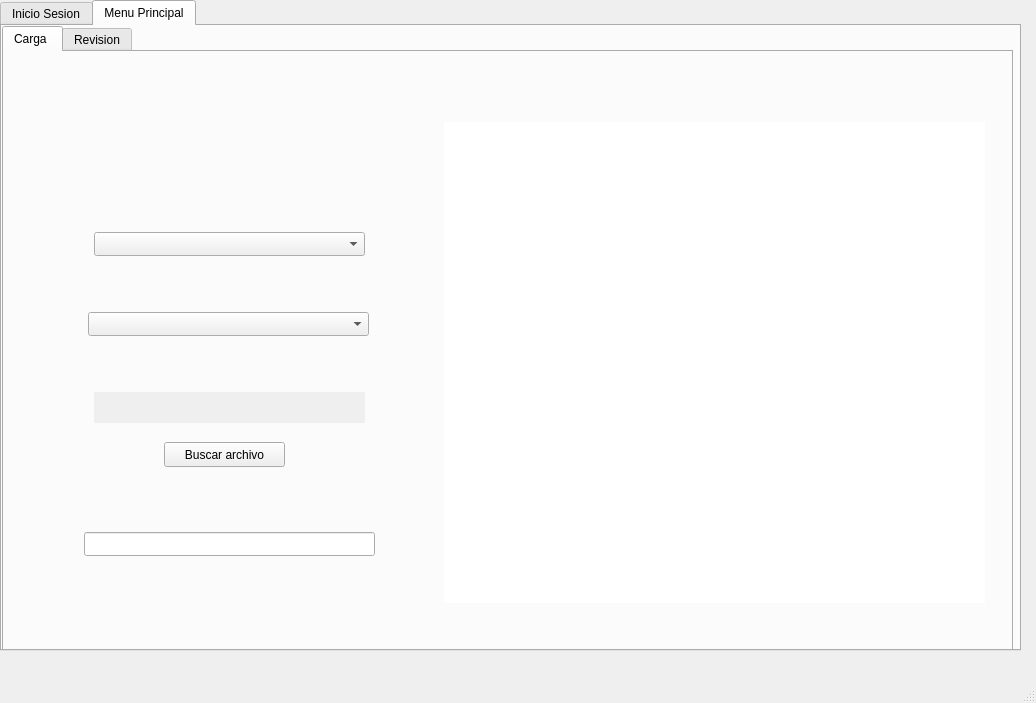
<?xml version="1.0" encoding="UTF-8"?>
<ui version="4.0">
 <class>cframe</class>
 <widget class="QMainWindow" name="cframe">
  <property name="geometry">
   <rect>
    <x>0</x>
    <y>0</y>
    <width>1036</width>
    <height>703</height>
   </rect>
  </property>
  <property name="windowTitle">
   <string>cframe</string>
  </property>
  <widget class="QWidget" name="centralwidget">
   <widget class="QTabWidget" name="tabCentral">
    <property name="geometry">
     <rect>
      <x>0</x>
      <y>0</y>
      <width>1021</width>
      <height>651</height>
     </rect>
    </property>
    <property name="minimumSize">
     <size>
      <width>1011</width>
      <height>0</height>
     </size>
    </property>
    <property name="layoutDirection">
     <enum>Qt::LeftToRight</enum>
    </property>
    <property name="currentIndex">
     <number>1</number>
    </property>
    <widget class="QWidget" name="InicioSesion_Tab">
     <attribute name="title">
      <string>Inicio Sesion</string>
     </attribute>
     <widget class="QLabel" name="imagenfondo">
      <property name="geometry">
       <rect>
        <x>0</x>
        <y>0</y>
        <width>1021</width>
        <height>641</height>
       </rect>
      </property>
      <property name="text">
       <string/>
      </property>
      <property name="pixmap">
       <pixmap resource="Imagenes.qrc">:/Imagenes/FondoSilabos.png</pixmap>
      </property>
      <property name="scaledContents">
       <bool>true</bool>
      </property>
     </widget>
     <widget class="QLineEdit" name="txtusuario">
      <property name="geometry">
       <rect>
        <x>130</x>
        <y>290</y>
        <width>251</width>
        <height>31</height>
       </rect>
      </property>
      <property name="palette">
       <palette>
        <active>
         <colorrole role="Base">
          <brush brushstyle="SolidPattern">
           <color alpha="255">
            <red>239</red>
            <green>239</green>
            <blue>239</blue>
           </color>
          </brush>
         </colorrole>
        </active>
        <inactive>
         <colorrole role="Base">
          <brush brushstyle="SolidPattern">
           <color alpha="255">
            <red>239</red>
            <green>239</green>
            <blue>239</blue>
           </color>
          </brush>
         </colorrole>
        </inactive>
        <disabled>
         <colorrole role="Base">
          <brush brushstyle="SolidPattern">
           <color alpha="255">
            <red>240</red>
            <green>240</green>
            <blue>240</blue>
           </color>
          </brush>
         </colorrole>
        </disabled>
       </palette>
      </property>
      <property name="autoFillBackground">
       <bool>false</bool>
      </property>
      <property name="frame">
       <bool>false</bool>
      </property>
      <property name="clearButtonEnabled">
       <bool>false</bool>
      </property>
     </widget>
     <widget class="QLineEdit" name="txcontrasea">
      <property name="geometry">
       <rect>
        <x>130</x>
        <y>360</y>
        <width>251</width>
        <height>31</height>
       </rect>
      </property>
      <property name="palette">
       <palette>
        <active>
         <colorrole role="Base">
          <brush brushstyle="SolidPattern">
           <color alpha="255">
            <red>239</red>
            <green>239</green>
            <blue>239</blue>
           </color>
          </brush>
         </colorrole>
        </active>
        <inactive>
         <colorrole role="Base">
          <brush brushstyle="SolidPattern">
           <color alpha="255">
            <red>239</red>
            <green>239</green>
            <blue>239</blue>
           </color>
          </brush>
         </colorrole>
        </inactive>
        <disabled>
         <colorrole role="Base">
          <brush brushstyle="SolidPattern">
           <color alpha="255">
            <red>240</red>
            <green>240</green>
            <blue>240</blue>
           </color>
          </brush>
         </colorrole>
        </disabled>
       </palette>
      </property>
      <property name="autoFillBackground">
       <bool>false</bool>
      </property>
      <property name="frame">
       <bool>false</bool>
      </property>
      <property name="echoMode">
       <enum>QLineEdit::Password</enum>
      </property>
      <property name="clearButtonEnabled">
       <bool>false</bool>
      </property>
     </widget>
     <widget class="QPushButton" name="botonlogearse">
      <property name="geometry">
       <rect>
        <x>120</x>
        <y>430</y>
        <width>211</width>
        <height>41</height>
       </rect>
      </property>
      <property name="text">
       <string/>
      </property>
      <property name="flat">
       <bool>true</bool>
      </property>
     </widget>
     <widget class="QPushButton" name="TokenBtn">
      <property name="geometry">
       <rect>
        <x>340</x>
        <y>440</y>
        <width>41</width>
        <height>31</height>
       </rect>
      </property>
      <property name="text">
       <string/>
      </property>
      <property name="flat">
       <bool>true</bool>
      </property>
     </widget>
    </widget>
    <widget class="QWidget" name="MenuPrin_Tab">
     <attribute name="title">
      <string>Menu Principal</string>
     </attribute>
     <widget class="QTabWidget" name="TabIngresar">
      <property name="geometry">
       <rect>
        <x>0</x>
        <y>0</y>
        <width>1011</width>
        <height>631</height>
       </rect>
      </property>
      <property name="focusPolicy">
       <enum>Qt::TabFocus</enum>
      </property>
      <property name="layoutDirection">
       <enum>Qt::LeftToRight</enum>
      </property>
      <property name="currentIndex">
       <number>0</number>
      </property>
      <widget class="QWidget" name="tab_4">
       <attribute name="title">
        <string>Carga </string>
       </attribute>
       <widget class="QLineEdit" name="CodigoAgregar">
        <property name="geometry">
         <rect>
          <x>90</x>
          <y>340</y>
          <width>271</width>
          <height>31</height>
         </rect>
        </property>
        <property name="palette">
         <palette>
          <active>
           <colorrole role="Base">
            <brush brushstyle="SolidPattern">
             <color alpha="255">
              <red>239</red>
              <green>239</green>
              <blue>239</blue>
             </color>
            </brush>
           </colorrole>
          </active>
          <inactive>
           <colorrole role="Base">
            <brush brushstyle="SolidPattern">
             <color alpha="255">
              <red>239</red>
              <green>239</green>
              <blue>239</blue>
             </color>
            </brush>
           </colorrole>
          </inactive>
          <disabled>
           <colorrole role="Base">
            <brush brushstyle="SolidPattern">
             <color alpha="255">
              <red>240</red>
              <green>240</green>
              <blue>240</blue>
             </color>
            </brush>
           </colorrole>
          </disabled>
         </palette>
        </property>
        <property name="frame">
         <bool>false</bool>
        </property>
       </widget>
       <widget class="QPushButton" name="AgregarProducto">
        <property name="geometry">
         <rect>
          <x>99</x>
          <y>430</y>
          <width>261</width>
          <height>41</height>
         </rect>
        </property>
        <property name="text">
         <string/>
        </property>
        <property name="flat">
         <bool>true</bool>
        </property>
       </widget>
       <widget class="QLabel" name="label_2">
        <property name="geometry">
         <rect>
          <x>0</x>
          <y>0</y>
          <width>1001</width>
          <height>571</height>
         </rect>
        </property>
        <property name="text">
         <string/>
        </property>
        <property name="pixmap">
         <pixmap resource="Imagenes.qrc">:/Imagenes/íewnr9n(1).png</pixmap>
        </property>
       </widget>
       <widget class="QTableWidget" name="TableInventario">
        <property name="geometry">
         <rect>
          <x>440</x>
          <y>70</y>
          <width>541</width>
          <height>481</height>
         </rect>
        </property>
        <property name="frameShape">
         <enum>QFrame::NoFrame</enum>
        </property>
       </widget>
       <widget class="QPushButton" name="CerrarSesion">
        <property name="geometry">
         <rect>
          <x>930</x>
          <y>10</y>
          <width>51</width>
          <height>41</height>
         </rect>
        </property>
        <property name="text">
         <string/>
        </property>
        <property name="flat">
         <bool>true</bool>
        </property>
       </widget>
       <widget class="QComboBox" name="cb_facultades">
        <property name="geometry">
         <rect>
          <x>90</x>
          <y>180</y>
          <width>271</width>
          <height>24</height>
         </rect>
        </property>
        <item>
         <property name="text">
          <string/>
         </property>
        </item>
        <item>
         <property name="text">
          <string>FI</string>
         </property>
        </item>
        <item>
         <property name="text">
          <string>FCAS</string>
         </property>
        </item>
        <item>
         <property name="text">
          <string>FA&amp;D</string>
         </property>
        </item>
       </widget>
       <widget class="QComboBox" name="cb_carreras">
        <property name="geometry">
         <rect>
          <x>84</x>
          <y>260</y>
          <width>281</width>
          <height>24</height>
         </rect>
        </property>
       </widget>
       <widget class="QPushButton" name="btn_buscar_archivo">
        <property name="geometry">
         <rect>
          <x>160</x>
          <y>390</y>
          <width>121</width>
          <height>25</height>
         </rect>
        </property>
        <property name="text">
         <string>Buscar archivo</string>
        </property>
       </widget>
       <widget class="QLineEdit" name="le_filepath">
        <property name="geometry">
         <rect>
          <x>80</x>
          <y>480</y>
          <width>291</width>
          <height>24</height>
         </rect>
        </property>
       </widget>
       <zorder>label_2</zorder>
       <zorder>CodigoAgregar</zorder>
       <zorder>AgregarProducto</zorder>
       <zorder>TableInventario</zorder>
       <zorder>CerrarSesion</zorder>
       <zorder>cb_facultades</zorder>
       <zorder>cb_carreras</zorder>
       <zorder>btn_buscar_archivo</zorder>
       <zorder>le_filepath</zorder>
      </widget>
      <widget class="QWidget" name="tab_2">
       <attribute name="title">
        <string>Revision</string>
       </attribute>
       <widget class="QLineEdit" name="NombreRemitente">
        <property name="geometry">
         <rect>
          <x>80</x>
          <y>180</y>
          <width>291</width>
          <height>31</height>
         </rect>
        </property>
        <property name="palette">
         <palette>
          <active>
           <colorrole role="Base">
            <brush brushstyle="SolidPattern">
             <color alpha="255">
              <red>239</red>
              <green>239</green>
              <blue>239</blue>
             </color>
            </brush>
           </colorrole>
          </active>
          <inactive>
           <colorrole role="Base">
            <brush brushstyle="SolidPattern">
             <color alpha="255">
              <red>239</red>
              <green>239</green>
              <blue>239</blue>
             </color>
            </brush>
           </colorrole>
          </inactive>
          <disabled>
           <colorrole role="Base">
            <brush brushstyle="SolidPattern">
             <color alpha="255">
              <red>240</red>
              <green>240</green>
              <blue>240</blue>
             </color>
            </brush>
           </colorrole>
          </disabled>
         </palette>
        </property>
        <property name="frame">
         <bool>false</bool>
        </property>
       </widget>
       <widget class="QLineEdit" name="ResponsableEntrada">
        <property name="geometry">
         <rect>
          <x>80</x>
          <y>120</y>
          <width>291</width>
          <height>31</height>
         </rect>
        </property>
        <property name="palette">
         <palette>
          <active>
           <colorrole role="Base">
            <brush brushstyle="SolidPattern">
             <color alpha="255">
              <red>239</red>
              <green>239</green>
              <blue>239</blue>
             </color>
            </brush>
           </colorrole>
          </active>
          <inactive>
           <colorrole role="Base">
            <brush brushstyle="SolidPattern">
             <color alpha="255">
              <red>239</red>
              <green>239</green>
              <blue>239</blue>
             </color>
            </brush>
           </colorrole>
          </inactive>
          <disabled>
           <colorrole role="Base">
            <brush brushstyle="SolidPattern">
             <color alpha="255">
              <red>240</red>
              <green>240</green>
              <blue>240</blue>
             </color>
            </brush>
           </colorrole>
          </disabled>
         </palette>
        </property>
        <property name="frame">
         <bool>false</bool>
        </property>
       </widget>
       <widget class="QSpinBox" name="cantidadentrada">
        <property name="geometry">
         <rect>
          <x>430</x>
          <y>180</y>
          <width>71</width>
          <height>41</height>
         </rect>
        </property>
        <property name="minimum">
         <number>1</number>
        </property>
       </widget>
       <widget class="QLabel" name="label_9">
        <property name="geometry">
         <rect>
          <x>300</x>
          <y>10</y>
          <width>271</width>
          <height>16</height>
         </rect>
        </property>
        <property name="text">
         <string>Codigo</string>
        </property>
       </widget>
       <widget class="QLineEdit" name="CodigoEntrada">
        <property name="geometry">
         <rect>
          <x>440</x>
          <y>120</y>
          <width>281</width>
          <height>31</height>
         </rect>
        </property>
        <property name="palette">
         <palette>
          <active>
           <colorrole role="Base">
            <brush brushstyle="SolidPattern">
             <color alpha="255">
              <red>239</red>
              <green>239</green>
              <blue>239</blue>
             </color>
            </brush>
           </colorrole>
          </active>
          <inactive>
           <colorrole role="Base">
            <brush brushstyle="SolidPattern">
             <color alpha="255">
              <red>239</red>
              <green>239</green>
              <blue>239</blue>
             </color>
            </brush>
           </colorrole>
          </inactive>
          <disabled>
           <colorrole role="Base">
            <brush brushstyle="SolidPattern">
             <color alpha="255">
              <red>240</red>
              <green>240</green>
              <blue>240</blue>
             </color>
            </brush>
           </colorrole>
          </disabled>
         </palette>
        </property>
        <property name="frame">
         <bool>false</bool>
        </property>
       </widget>
       <widget class="QPushButton" name="pushButton">
        <property name="geometry">
         <rect>
          <x>790</x>
          <y>110</y>
          <width>151</width>
          <height>91</height>
         </rect>
        </property>
        <property name="text">
         <string/>
        </property>
        <property name="flat">
         <bool>true</bool>
        </property>
       </widget>
       <widget class="QTableWidget" name="TablesEntradas">
        <property name="geometry">
         <rect>
          <x>50</x>
          <y>260</y>
          <width>921</width>
          <height>271</height>
         </rect>
        </property>
        <property name="frameShape">
         <enum>QFrame::NoFrame</enum>
        </property>
       </widget>
       <widget class="QLabel" name="label_3">
        <property name="geometry">
         <rect>
          <x>0</x>
          <y>0</y>
          <width>1001</width>
          <height>581</height>
         </rect>
        </property>
        <property name="text">
         <string/>
        </property>
        <property name="pixmap">
         <pixmap resource="Imagenes.qrc">:/Imagenes/entradas.png</pixmap>
        </property>
       </widget>
       <widget class="QPushButton" name="CerrarSesion_2">
        <property name="geometry">
         <rect>
          <x>930</x>
          <y>10</y>
          <width>51</width>
          <height>41</height>
         </rect>
        </property>
        <property name="text">
         <string/>
        </property>
        <property name="flat">
         <bool>true</bool>
        </property>
       </widget>
       <zorder>label_3</zorder>
       <zorder>NombreRemitente</zorder>
       <zorder>ResponsableEntrada</zorder>
       <zorder>cantidadentrada</zorder>
       <zorder>label_9</zorder>
       <zorder>CodigoEntrada</zorder>
       <zorder>TablesEntradas</zorder>
       <zorder>pushButton</zorder>
       <zorder>CerrarSesion_2</zorder>
      </widget>
     </widget>
    </widget>
   </widget>
  </widget>
  <widget class="QStatusBar" name="statusbar"/>
  <widget class="QMenuBar" name="menubar">
   <property name="geometry">
    <rect>
     <x>0</x>
     <y>0</y>
     <width>1036</width>
     <height>25</height>
    </rect>
   </property>
  </widget>
 </widget>
 <resources>
  <include location="Imagenes.qrc"/>
 </resources>
 <connections/>
</ui>
